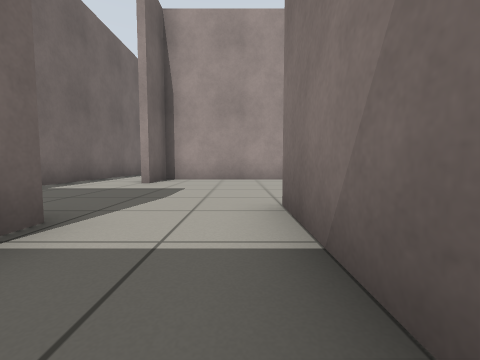
View 1 (above)

24 first-person views from a walk through a robot-simulator world made for Gazebo. The camera is 0.5 m above the floor, tilts 4° down and sees 90° across. The floor is counted in squares, 1 m on a side. Each view is taken from the middle of a square. On the plan, view 1 faces up. The plan holds only what a view shows up to about 9 squares ahead; the rest is blank.

View 2
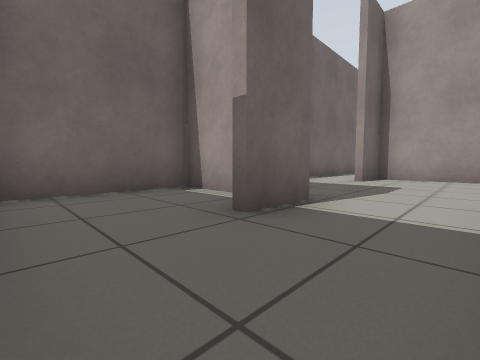

View 3
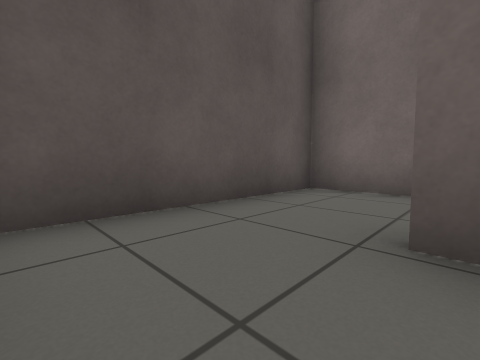

View 4
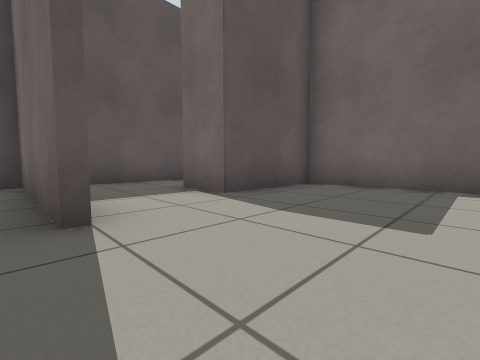

View 5
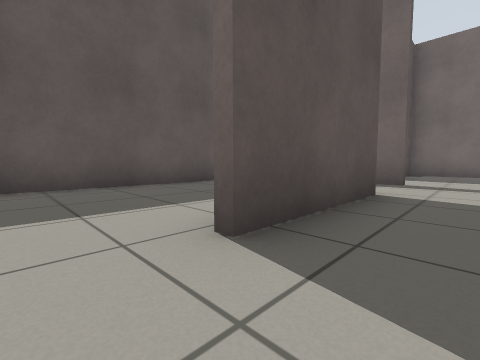

View 6
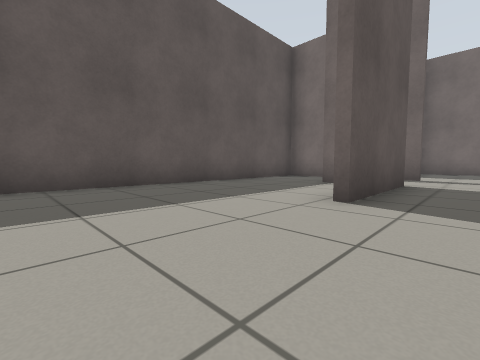

View 7
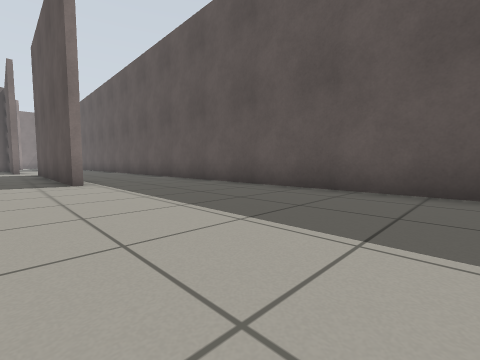

View 8
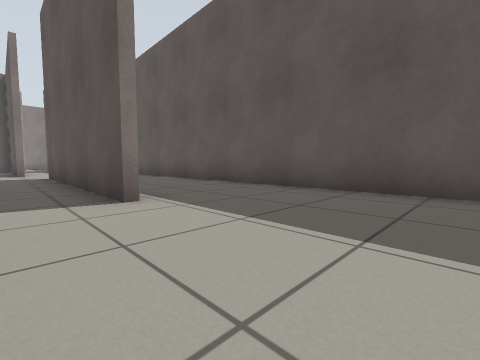

View 9
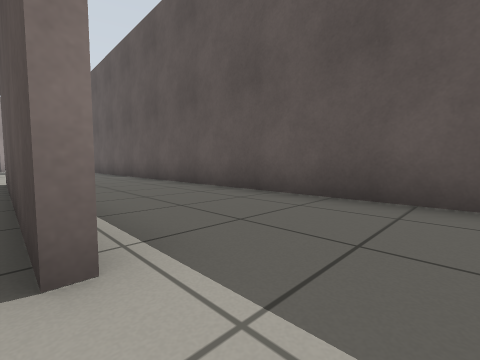

View 10
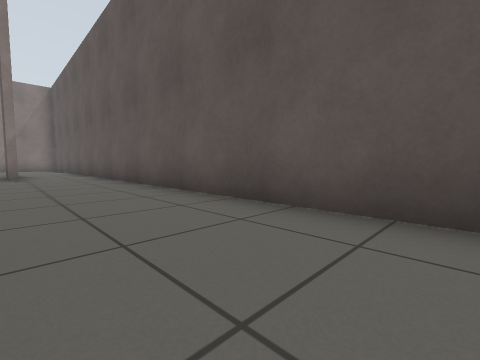

View 11
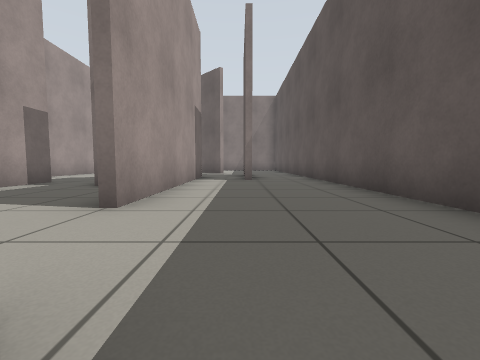

View 12
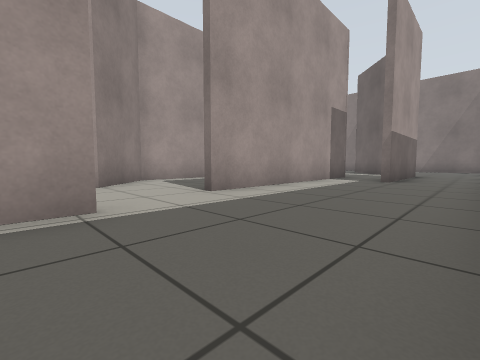

View 13
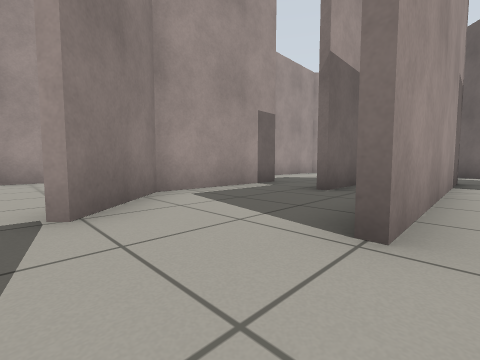

View 14
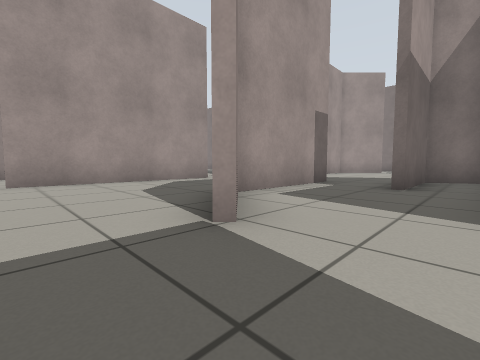

View 15
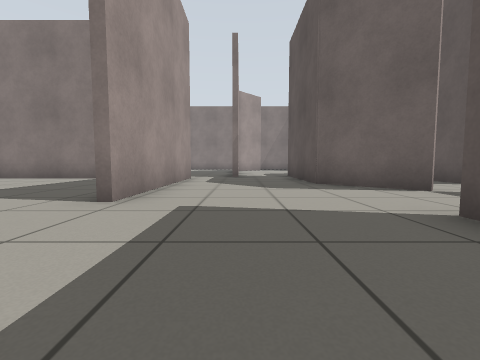

View 16
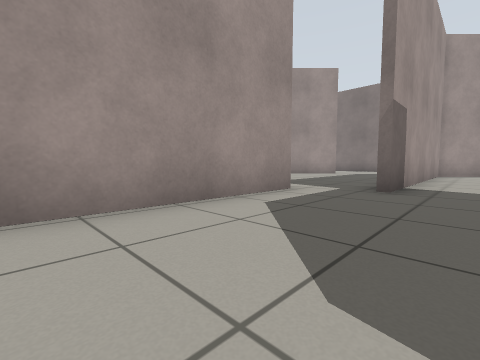

View 17
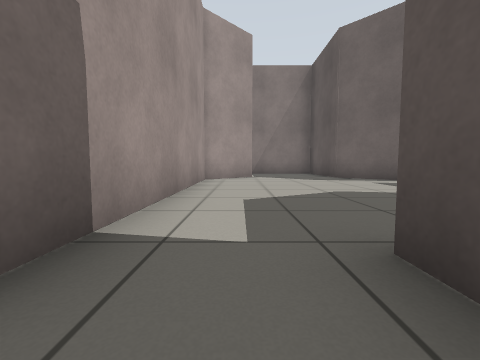

View 18
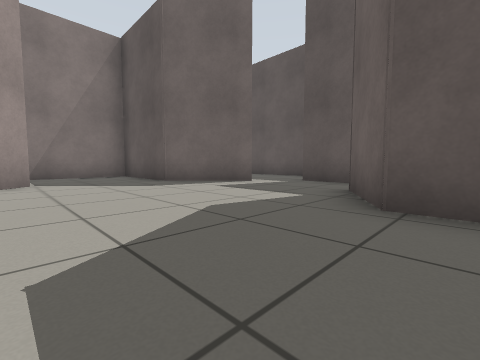

View 19
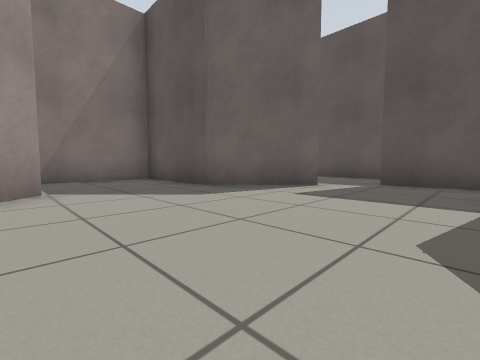

View 20
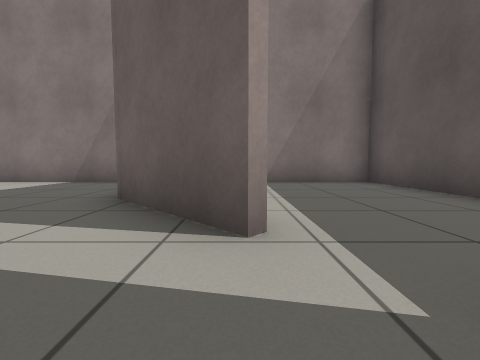

View 21
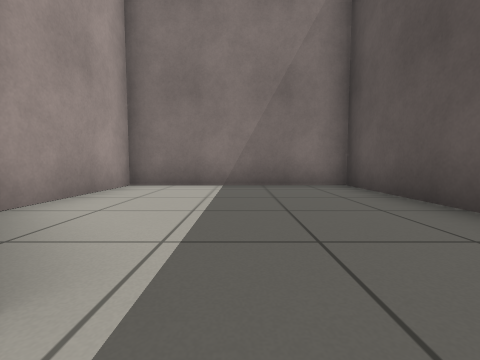

View 22
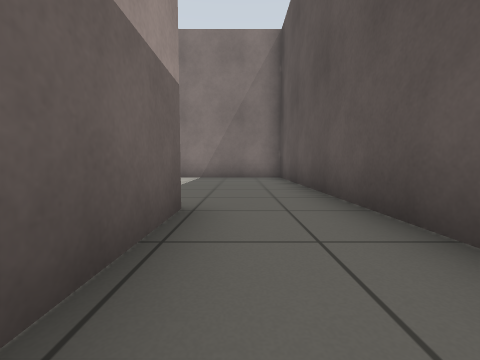

View 23
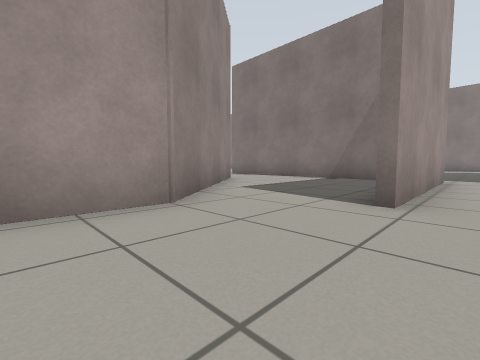

View 24
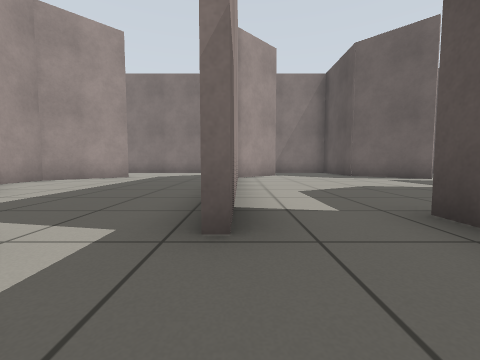

### Floor plan
Ten units are one square. View 1 is at (0, 0); x grows to the right and y downward. Boxes are objects, and circles mark ways between rooms. Rooms are numbered by the first view taken in them; rooms with no view inside come last. Other rooms are left out.
<svg viewBox="-49 -175 408 194">
<path fill="none" stroke="#000" d="M-29 -17 -44 -17 -44 14 1 14M14 -73 -23 -73 -23 -59M215 -150 175 -117 159 -117M27 -29 46 -29M-44 -56 -44 -19 -16 -19 -16 -6M239 -111 239 -145M212 -55 218 -62 244 -62M241 -96 190 -96M5 -4 5 -29M131 -19 197 -19M197 -17 189 -17M202 -45 212 -55M46 -29 60 -29M265 -24 216 -24M272 -29 266 -40M7 -29 7 14 254 14M259 -42 267 -42 277 -24 265 -24M306 -19 323 -37M254 -59 234 -59M328 -65 313 -81 246 -81M244 -62 254 -62M261 -8 296 -8M296 -6 260 -6M254 14 354 14 354 -35 324 -35M216 -26 227 -26M234 -59 219 -59 203 -44"/>
<circle cx="-5" cy="-15" r="3" fill="#2a7"/>
<circle cx="195" cy="-60" r="3" fill="#2a7"/>
<circle cx="20" cy="-20" r="3" fill="#2a7"/>
<circle cx="74" cy="-44" r="3" fill="#2a7"/>
<circle cx="250" cy="-70" r="3" fill="#2a7"/>
<circle cx="270" cy="-20" r="3" fill="#2a7"/>
<circle cx="265" cy="5" r="3" fill="#2a7"/>
<circle cx="210" cy="-40" r="3" fill="#2a7"/>
<circle cx="300" cy="-10" r="3" fill="#2a7"/>
<circle cx="240" cy="-50" r="3" fill="#2a7"/>
<text x="-20" y="0">1</text>
<text x="80" y="-170">2</text>
<text x="140" y="-10">3</text>
<text x="290" y="-50">4</text>
<text x="320" y="0">5</text>
<text x="220" y="-40">6</text>
</svg>
Room 1 opens to room 2. Room 2 opens to room 3. Room 2 opens to room 4. Room 3 opens to room 4. Room 3 opens to room 5. Room 3 opens to room 6. Room 4 opens to room 5. Room 4 opens to room 6.

Where each view was taken, in squares from view 1:
view 1: 0 up, 0 right, facing up
view 2: 1 down, 0 right, facing up-left
view 3: 1 up, 0 right, facing down-left
view 4: 5 up, 1 right, facing down-left
view 5: 4 up, 7 right, facing down-left
view 6: 4 up, 9 right, facing down-left
view 7: 3 up, 7 right, facing down-right
view 8: 3 up, 10 right, facing down-right
view 9: 2 up, 12 right, facing down-right
view 10: 1 up, 17 right, facing down-right
view 11: 1 up, 19 right, facing right
view 12: 1 down, 19 right, facing up-right
view 13: 2 up, 20 right, facing up-right
view 14: 3 up, 19 right, facing up-right
view 15: 8 up, 16 right, facing right
view 16: 7 up, 20 right, facing up-right
view 17: 7 up, 24 right, facing right
view 18: 7 up, 26 right, facing down-right
view 19: 7 up, 28 right, facing down-right
view 20: 2 up, 29 right, facing right
view 21: 1 up, 30 right, facing right
view 22: 0 up, 27 right, facing right
view 23: 9 up, 16 right, facing up-right
view 24: 8 up, 23 right, facing right
